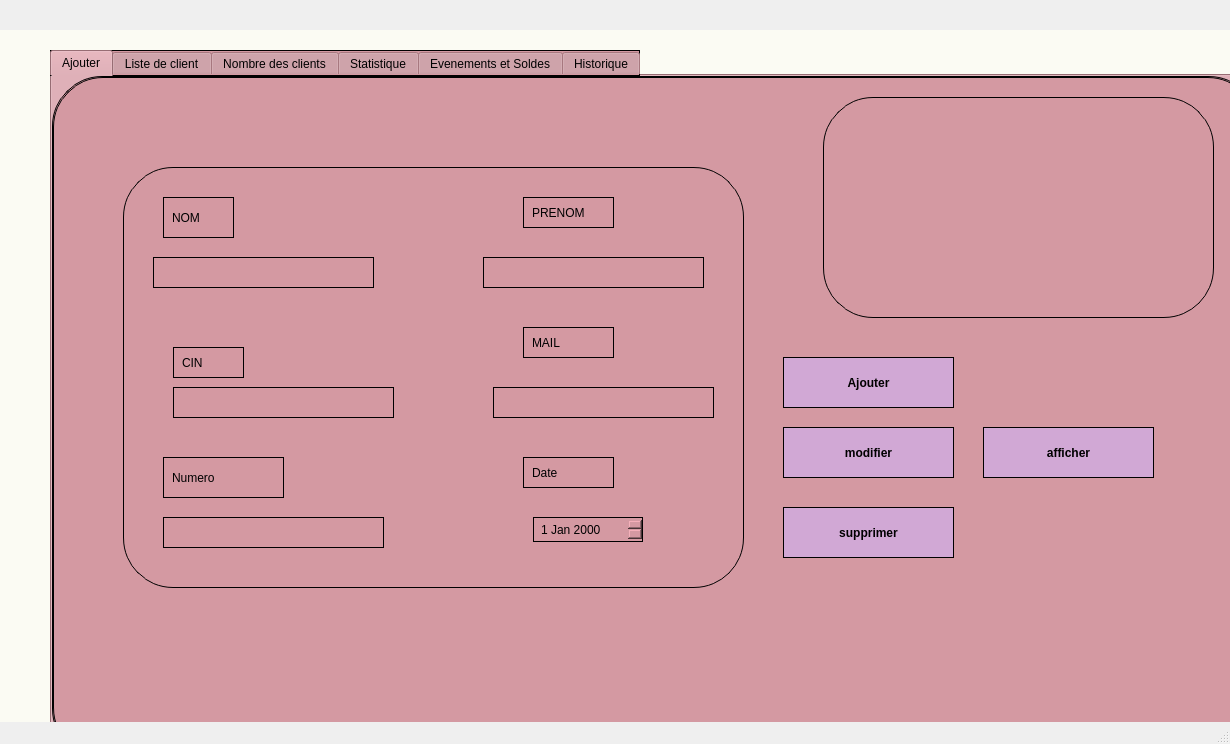
<?xml version="1.0" encoding="UTF-8"?>
<ui version="4.0">
 <class>MainWindow</class>
 <widget class="QMainWindow" name="MainWindow">
  <property name="geometry">
   <rect>
    <x>0</x>
    <y>0</y>
    <width>1230</width>
    <height>744</height>
   </rect>
  </property>
  <property name="windowTitle">
   <string>MainWindow</string>
  </property>
  <widget class="QWidget" name="centralwidget">
   <widget class="QWidget" name="widget_17" native="true">
    <property name="geometry">
     <rect>
      <x>-20</x>
      <y>30</y>
      <width>1311</width>
      <height>851</height>
     </rect>
    </property>
    <property name="styleSheet">
     <string notr="true">background-color: rgb(251, 251, 243);
font: 700 9pt &quot;Segoe UI&quot;;
border: 1px solid #000; 
border-color: rgb(251, 251, 243);


</string>
    </property>
    <widget class="QTabWidget" name="tabWidget_client">
     <property name="enabled">
      <bool>true</bool>
     </property>
     <property name="geometry">
      <rect>
       <x>70</x>
       <y>20</y>
       <width>1211</width>
       <height>711</height>
      </rect>
     </property>
     <property name="minimumSize">
      <size>
       <width>1211</width>
       <height>711</height>
      </size>
     </property>
     <property name="styleSheet">
      <string notr="true">background-color: rgb(212, 153, 162);
border-radius: 50px;
 border: 1px solid #000; 
</string>
     </property>
     <property name="currentIndex">
      <number>0</number>
     </property>
     <property name="tabBarAutoHide">
      <bool>false</bool>
     </property>
     <widget class="QWidget" name="tabWidgetPage1">
      <attribute name="title">
       <string>Ajouter</string>
      </attribute>
      <widget class="QPushButton" name="btnAjouter">
       <property name="geometry">
        <rect>
         <x>730</x>
         <y>280</y>
         <width>171</width>
         <height>51</height>
        </rect>
       </property>
       <property name="font">
        <font>
         <family>Segoe UI</family>
         <pointsize>9</pointsize>
         <italic>false</italic>
         <bold>true</bold>
        </font>
       </property>
       <property name="styleSheet">
        <string notr="true">background-color: rgb(209, 168, 213);
</string>
       </property>
       <property name="text">
        <string>Ajouter</string>
       </property>
      </widget>
      <widget class="QWidget" name="widget_24" native="true">
       <property name="geometry">
        <rect>
         <x>70</x>
         <y>90</y>
         <width>621</width>
         <height>421</height>
        </rect>
       </property>
       <property name="styleSheet">
        <string notr="true">background-color: rgb(212, 153, 162);
    border-radius: 50px;
    border: 1px solid #000; 
    padding: 5px;
</string>
       </property>
       <widget class="QLabel" name="label_78">
        <property name="geometry">
         <rect>
          <x>50</x>
          <y>180</y>
          <width>71</width>
          <height>31</height>
         </rect>
        </property>
        <property name="text">
         <string>CIN</string>
        </property>
       </widget>
       <widget class="QLineEdit" name="CIN_input">
        <property name="geometry">
         <rect>
          <x>50</x>
          <y>220</y>
          <width>221</width>
          <height>31</height>
         </rect>
        </property>
        <property name="inputMask">
         <string>99999999</string>
        </property>
       </widget>
       <widget class="QLabel" name="label_79">
        <property name="geometry">
         <rect>
          <x>40</x>
          <y>30</y>
          <width>71</width>
          <height>41</height>
         </rect>
        </property>
        <property name="text">
         <string>NOM</string>
        </property>
       </widget>
       <widget class="QLineEdit" name="NOM_input">
        <property name="geometry">
         <rect>
          <x>30</x>
          <y>90</y>
          <width>221</width>
          <height>31</height>
         </rect>
        </property>
       </widget>
       <widget class="QLabel" name="label_80">
        <property name="geometry">
         <rect>
          <x>400</x>
          <y>30</y>
          <width>91</width>
          <height>31</height>
         </rect>
        </property>
        <property name="text">
         <string>PRENOM</string>
        </property>
       </widget>
       <widget class="QLineEdit" name="PRENOM_input">
        <property name="geometry">
         <rect>
          <x>360</x>
          <y>90</y>
          <width>221</width>
          <height>31</height>
         </rect>
        </property>
       </widget>
       <widget class="QLabel" name="label_112">
        <property name="geometry">
         <rect>
          <x>40</x>
          <y>290</y>
          <width>121</width>
          <height>41</height>
         </rect>
        </property>
        <property name="text">
         <string>Numero</string>
        </property>
       </widget>
       <widget class="QLineEdit" name="Numero_input">
        <property name="geometry">
         <rect>
          <x>40</x>
          <y>350</y>
          <width>221</width>
          <height>31</height>
         </rect>
        </property>
       </widget>
       <widget class="QLineEdit" name="MAIL_input">
        <property name="geometry">
         <rect>
          <x>370</x>
          <y>220</y>
          <width>221</width>
          <height>31</height>
         </rect>
        </property>
       </widget>
       <widget class="QLabel" name="label_81">
        <property name="geometry">
         <rect>
          <x>400</x>
          <y>160</y>
          <width>91</width>
          <height>31</height>
         </rect>
        </property>
        <property name="text">
         <string>MAIL</string>
        </property>
       </widget>
       <widget class="QLabel" name="label_82">
        <property name="geometry">
         <rect>
          <x>400</x>
          <y>290</y>
          <width>91</width>
          <height>31</height>
         </rect>
        </property>
        <property name="text">
         <string>Date </string>
        </property>
       </widget>
       <widget class="QDateEdit" name="DATE_input">
        <property name="geometry">
         <rect>
          <x>410</x>
          <y>350</y>
          <width>110</width>
          <height>25</height>
         </rect>
        </property>
       </widget>
      </widget>
      <widget class="QTableView" name="tableView">
       <property name="geometry">
        <rect>
         <x>770</x>
         <y>20</y>
         <width>391</width>
         <height>221</height>
        </rect>
       </property>
      </widget>
      <widget class="QPushButton" name="modifier">
       <property name="geometry">
        <rect>
         <x>730</x>
         <y>350</y>
         <width>171</width>
         <height>51</height>
        </rect>
       </property>
       <property name="font">
        <font>
         <family>Segoe UI</family>
         <pointsize>9</pointsize>
         <italic>false</italic>
         <bold>true</bold>
        </font>
       </property>
       <property name="styleSheet">
        <string notr="true">background-color: rgb(209, 168, 213);
</string>
       </property>
       <property name="text">
        <string>modifier</string>
       </property>
      </widget>
      <widget class="QPushButton" name="supprimer">
       <property name="geometry">
        <rect>
         <x>730</x>
         <y>430</y>
         <width>171</width>
         <height>51</height>
        </rect>
       </property>
       <property name="font">
        <font>
         <family>Segoe UI</family>
         <pointsize>9</pointsize>
         <italic>false</italic>
         <bold>true</bold>
        </font>
       </property>
       <property name="styleSheet">
        <string notr="true">background-color: rgb(209, 168, 213);
</string>
       </property>
       <property name="text">
        <string>supprimer</string>
       </property>
      </widget>
      <widget class="QPushButton" name="afficher">
       <property name="geometry">
        <rect>
         <x>930</x>
         <y>350</y>
         <width>171</width>
         <height>51</height>
        </rect>
       </property>
       <property name="font">
        <font>
         <family>Segoe UI</family>
         <pointsize>9</pointsize>
         <italic>false</italic>
         <bold>true</bold>
        </font>
       </property>
       <property name="styleSheet">
        <string notr="true">background-color: rgb(209, 168, 213);
</string>
       </property>
       <property name="text">
        <string>afficher</string>
       </property>
      </widget>
     </widget>
     <widget class="QWidget" name="tabWidgetPage2">
      <attribute name="title">
       <string>Liste de client</string>
      </attribute>
      <widget class="QLabel" name="label_110">
       <property name="geometry">
        <rect>
         <x>100</x>
         <y>50</y>
         <width>211</width>
         <height>51</height>
        </rect>
       </property>
       <property name="text">
        <string>Recherche avec CIN</string>
       </property>
      </widget>
      <widget class="QLineEdit" name="searchInput">
       <property name="geometry">
        <rect>
         <x>100</x>
         <y>110</y>
         <width>271</width>
         <height>31</height>
        </rect>
       </property>
       <property name="styleSheet">
        <string notr="true"/>
       </property>
       <property name="maxLength">
        <number>8</number>
       </property>
      </widget>
      <widget class="QRadioButton" name="radio_CIN">
       <property name="geometry">
        <rect>
         <x>400</x>
         <y>70</y>
         <width>131</width>
         <height>20</height>
        </rect>
       </property>
       <property name="text">
        <string>CIN</string>
       </property>
      </widget>
      <widget class="QRadioButton" name="radio_Nom">
       <property name="geometry">
        <rect>
         <x>610</x>
         <y>70</y>
         <width>131</width>
         <height>20</height>
        </rect>
       </property>
       <property name="styleSheet">
        <string notr="true"/>
       </property>
       <property name="text">
        <string>NOM</string>
       </property>
      </widget>
      <widget class="QRadioButton" name="radio_Mail">
       <property name="geometry">
        <rect>
         <x>810</x>
         <y>70</y>
         <width>131</width>
         <height>20</height>
        </rect>
       </property>
       <property name="text">
        <string>MAIL</string>
       </property>
      </widget>
      <widget class="QTableView" name="tableView_2">
       <property name="geometry">
        <rect>
         <x>220</x>
         <y>190</y>
         <width>801</width>
         <height>181</height>
        </rect>
       </property>
       <property name="styleSheet">
        <string notr="true"/>
       </property>
      </widget>
      <widget class="QWidget" name="widget_26" native="true">
       <property name="geometry">
        <rect>
         <x>40</x>
         <y>450</y>
         <width>401</width>
         <height>121</height>
        </rect>
       </property>
       <property name="styleSheet">
        <string notr="true">background-color: rgb(212, 153, 162);
    border-radius: 50px;
    border: 1px solid #000; 
    padding: 5px;

</string>
       </property>
       <widget class="QLabel" name="label_121">
        <property name="geometry">
         <rect>
          <x>30</x>
          <y>10</y>
          <width>141</width>
          <height>31</height>
         </rect>
        </property>
        <property name="styleSheet">
         <string notr="true">color: rgb(0, 0, 0);
border-color: rgb(211, 152, 161);
font: 700 8pt &quot;Segoe UI&quot;;</string>
        </property>
        <property name="text">
         <string>Trier selon:</string>
        </property>
       </widget>
       <widget class="QComboBox" name="trier">
        <property name="geometry">
         <rect>
          <x>90</x>
          <y>60</y>
          <width>191</width>
          <height>24</height>
         </rect>
        </property>
        <property name="styleSheet">
         <string notr="true">color: rgb(0, 0, 0);
font: 700 8pt &quot;Segoe UI&quot;;</string>
        </property>
        <property name="currentText">
         <string>Date d'inscription</string>
        </property>
        <item>
         <property name="text">
          <string>Date d'inscription</string>
         </property>
        </item>
        <item>
         <property name="text">
          <string>Prenom</string>
         </property>
        </item>
        <item>
         <property name="text">
          <string>Nom</string>
         </property>
        </item>
        <item>
         <property name="text">
          <string/>
         </property>
        </item>
       </widget>
      </widget>
      <widget class="QProgressBar" name="progressBar">
       <property name="geometry">
        <rect>
         <x>860</x>
         <y>510</y>
         <width>271</width>
         <height>24</height>
        </rect>
       </property>
       <property name="value">
        <number>24</number>
       </property>
      </widget>
      <widget class="QPushButton" name="Telecharger_button">
       <property name="geometry">
        <rect>
         <x>900</x>
         <y>420</y>
         <width>241</width>
         <height>31</height>
        </rect>
       </property>
       <property name="styleSheet">
        <string notr="true">background-color: rgb(209, 168, 213);
</string>
       </property>
       <property name="text">
        <string>Telecharger la liste des clients</string>
       </property>
      </widget>
      <widget class="QPushButton" name="searchButton">
       <property name="geometry">
        <rect>
         <x>60</x>
         <y>190</y>
         <width>121</width>
         <height>61</height>
        </rect>
       </property>
       <property name="text">
        <string>Search</string>
       </property>
      </widget>
     </widget>
     <widget class="QWidget" name="tab_5">
      <attribute name="title">
       <string>Nombre des clients</string>
      </attribute>
      <widget class="QLabel" name="label_118">
       <property name="geometry">
        <rect>
         <x>20</x>
         <y>40</y>
         <width>231</width>
         <height>51</height>
        </rect>
       </property>
       <property name="sizeIncrement">
        <size>
         <width>50</width>
         <height>50</height>
        </size>
       </property>
       <property name="palette">
        <palette>
         <active>
          <colorrole role="Button">
           <brush brushstyle="SolidPattern">
            <color alpha="255">
             <red>212</red>
             <green>153</green>
             <blue>162</blue>
            </color>
           </brush>
          </colorrole>
          <colorrole role="Base">
           <brush brushstyle="SolidPattern">
            <color alpha="255">
             <red>212</red>
             <green>153</green>
             <blue>162</blue>
            </color>
           </brush>
          </colorrole>
          <colorrole role="Window">
           <brush brushstyle="SolidPattern">
            <color alpha="255">
             <red>212</red>
             <green>153</green>
             <blue>162</blue>
            </color>
           </brush>
          </colorrole>
         </active>
         <inactive>
          <colorrole role="Button">
           <brush brushstyle="SolidPattern">
            <color alpha="255">
             <red>212</red>
             <green>153</green>
             <blue>162</blue>
            </color>
           </brush>
          </colorrole>
          <colorrole role="Base">
           <brush brushstyle="SolidPattern">
            <color alpha="255">
             <red>212</red>
             <green>153</green>
             <blue>162</blue>
            </color>
           </brush>
          </colorrole>
          <colorrole role="Window">
           <brush brushstyle="SolidPattern">
            <color alpha="255">
             <red>212</red>
             <green>153</green>
             <blue>162</blue>
            </color>
           </brush>
          </colorrole>
         </inactive>
         <disabled>
          <colorrole role="Button">
           <brush brushstyle="SolidPattern">
            <color alpha="255">
             <red>212</red>
             <green>153</green>
             <blue>162</blue>
            </color>
           </brush>
          </colorrole>
          <colorrole role="Base">
           <brush brushstyle="SolidPattern">
            <color alpha="255">
             <red>212</red>
             <green>153</green>
             <blue>162</blue>
            </color>
           </brush>
          </colorrole>
          <colorrole role="Window">
           <brush brushstyle="SolidPattern">
            <color alpha="255">
             <red>212</red>
             <green>153</green>
             <blue>162</blue>
            </color>
           </brush>
          </colorrole>
         </disabled>
        </palette>
       </property>
       <property name="font">
        <font>
         <family>Segoe UI</family>
         <pointsize>9</pointsize>
         <italic>false</italic>
         <bold>true</bold>
        </font>
       </property>
       <property name="text">
        <string>NOMBRE DES CLIENTS:</string>
       </property>
      </widget>
      <widget class="QLCDNumber" name="lcdNumber">
       <property name="geometry">
        <rect>
         <x>80</x>
         <y>110</y>
         <width>461</width>
         <height>181</height>
        </rect>
       </property>
      </widget>
      <widget class="QPushButton" name="nb_client">
       <property name="geometry">
        <rect>
         <x>650</x>
         <y>120</y>
         <width>251</width>
         <height>181</height>
        </rect>
       </property>
       <property name="font">
        <font>
         <family>Segoe UI</family>
         <pointsize>9</pointsize>
         <italic>false</italic>
         <bold>true</bold>
        </font>
       </property>
       <property name="styleSheet">
        <string notr="true">background-color: rgb(209, 168, 213);
</string>
       </property>
       <property name="text">
        <string>Afficher</string>
       </property>
      </widget>
     </widget>
     <widget class="QWidget" name="tab_6">
      <attribute name="title">
       <string>Statistique</string>
      </attribute>
      <widget class="QFrame" name="chart_graph">
       <property name="geometry">
        <rect>
         <x>60</x>
         <y>30</y>
         <width>821</width>
         <height>461</height>
        </rect>
       </property>
       <property name="frameShape">
        <enum>QFrame::Shape::StyledPanel</enum>
       </property>
       <property name="frameShadow">
        <enum>QFrame::Shadow::Raised</enum>
       </property>
      </widget>
      <widget class="QPushButton" name="statsButton">
       <property name="geometry">
        <rect>
         <x>920</x>
         <y>30</y>
         <width>161</width>
         <height>81</height>
        </rect>
       </property>
       <property name="text">
        <string>ShowStats</string>
       </property>
      </widget>
     </widget>
     <widget class="QWidget" name="envoyersms">
      <attribute name="title">
       <string>Evenements et Soldes</string>
      </attribute>
      <widget class="QComboBox" name="combo_reservation">
       <property name="geometry">
        <rect>
         <x>40</x>
         <y>70</y>
         <width>211</width>
         <height>61</height>
        </rect>
       </property>
       <item>
        <property name="text">
         <string/>
        </property>
       </item>
       <item>
        <property name="text">
         <string>Normal</string>
        </property>
       </item>
       <item>
        <property name="text">
         <string>VIP</string>
        </property>
       </item>
      </widget>
      <widget class="QLabel" name="label_119">
       <property name="geometry">
        <rect>
         <x>40</x>
         <y>40</y>
         <width>171</width>
         <height>16</height>
        </rect>
       </property>
       <property name="text">
        <string>Select Client</string>
       </property>
      </widget>
      <widget class="QLabel" name="label_120">
       <property name="geometry">
        <rect>
         <x>60</x>
         <y>150</y>
         <width>131</width>
         <height>51</height>
        </rect>
       </property>
       <property name="text">
        <string>Description</string>
       </property>
      </widget>
      <widget class="QPushButton" name="envoyer_mail">
       <property name="geometry">
        <rect>
         <x>670</x>
         <y>300</y>
         <width>201</width>
         <height>71</height>
        </rect>
       </property>
       <property name="font">
        <font>
         <family>Segoe UI</family>
         <pointsize>9</pointsize>
         <italic>false</italic>
         <bold>true</bold>
        </font>
       </property>
       <property name="styleSheet">
        <string notr="true">background-color: rgb(209, 168, 213);
</string>
       </property>
       <property name="text">
        <string>Envoyer par  Mail</string>
       </property>
      </widget>
      <widget class="QTextEdit" name="mail_titre">
       <property name="geometry">
        <rect>
         <x>50</x>
         <y>210</y>
         <width>441</width>
         <height>271</height>
        </rect>
       </property>
      </widget>
      <widget class="QLabel" name="label_111">
       <property name="geometry">
        <rect>
         <x>320</x>
         <y>30</y>
         <width>191</width>
         <height>41</height>
        </rect>
       </property>
       <property name="text">
        <string>Type the Mail</string>
       </property>
      </widget>
      <widget class="QLineEdit" name="numero">
       <property name="geometry">
        <rect>
         <x>320</x>
         <y>80</y>
         <width>191</width>
         <height>41</height>
        </rect>
       </property>
      </widget>
     </widget>
     <widget class="QWidget" name="tab_7">
      <attribute name="title">
       <string>Historique</string>
      </attribute>
      <widget class="QTableView" name="afficher_historique">
       <property name="geometry">
        <rect>
         <x>40</x>
         <y>60</y>
         <width>881</width>
         <height>371</height>
        </rect>
       </property>
       <property name="font">
        <font>
         <family>Segoe UI</family>
         <pointsize>9</pointsize>
         <italic>false</italic>
         <bold>true</bold>
        </font>
       </property>
      </widget>
      <widget class="QProgressBar" name="progressBar_2">
       <property name="geometry">
        <rect>
         <x>40</x>
         <y>530</y>
         <width>231</width>
         <height>23</height>
        </rect>
       </property>
       <property name="value">
        <number>24</number>
       </property>
      </widget>
      <widget class="QPushButton" name="Telecharger_historique">
       <property name="geometry">
        <rect>
         <x>840</x>
         <y>450</y>
         <width>191</width>
         <height>31</height>
        </rect>
       </property>
       <property name="styleSheet">
        <string notr="true">background-color: rgb(209, 168, 213);
</string>
       </property>
       <property name="text">
        <string>Telecharger l'historique</string>
       </property>
      </widget>
     </widget>
    </widget>
   </widget>
  </widget>
  <widget class="QMenuBar" name="menubar">
   <property name="geometry">
    <rect>
     <x>0</x>
     <y>0</y>
     <width>1230</width>
     <height>21</height>
    </rect>
   </property>
  </widget>
  <widget class="QStatusBar" name="statusbar"/>
 </widget>
 <resources/>
 <connections/>
</ui>
